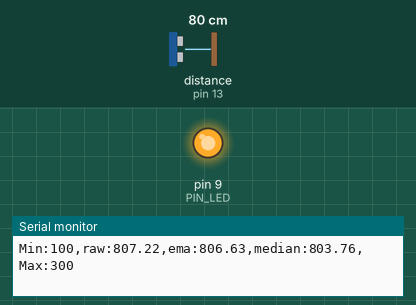
A sketch run on a simulated Arduino Uno, built with avr-gcc and run on an emulated ATmega328P. Parts: output pins drawn as LEDs (lit = HIGH), the last lines printed to the serial monitor. Wiring (inferred from the names in the program): ultrasonic range finder: trigger pin 12; echo pin 13. The test bench sets the inputs (shaded band); at power-on: distance to the obstacle (sensor on pin 13) 80 cm. The echo pulse lasts 58.3 µs per cm; pins used as bus, display or sensor lines are not drawn.

Above: at 1.2 s.
1.3 s: distance to the obstacle (sensor on pin 13) set to 18 cm
At 3.0 s:
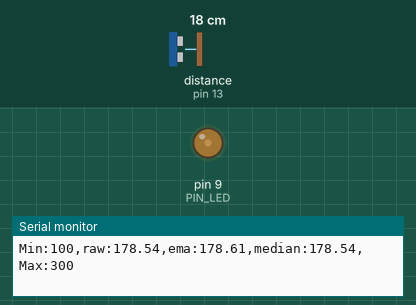
4.3 s: distance to the obstacle (sensor on pin 13) set to 103 cm
At 6.0 s:
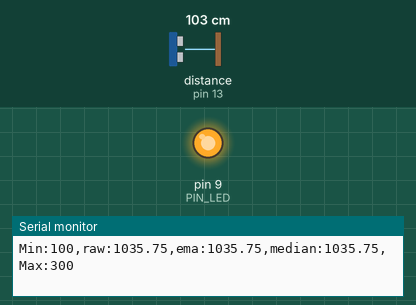
Timing chart, 0 to 7.5 s (numbered marks = the images above; inputs shaded):
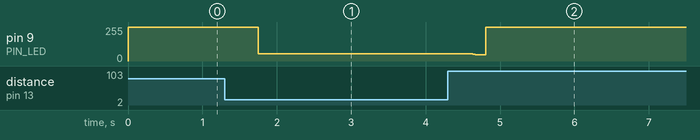

The sketch:

challenge_2.ino
```cpp
// ====== Pin assignment ======
#define PIN_LED   9
#define PIN_TRIG 12
#define PIN_ECHO 13

// ====== Configurable parameters ======
#define SND_VEL 346.0      // m/s @ 24°C
#define INTERVAL 25        // ms (sampling interval)
#define PULSE_DURATION 10  // us (trigger pulse width)
#define _DIST_MIN 100      // mm
#define _DIST_MAX 300      // mm

// TIMEOUT: half the INTERVAL, in usec (정수)
#define TIMEOUT ((INTERVAL / 2) * 1000UL)

// duration(us) -> distance(mm)
// 0.001(mm/us) * 0.5(왕복 보정) * 346(m/s)
#define SCALE (0.001 * 0.5 * SND_VEL)

// ===== Median Filter Window =====
#define MEDIAN_WINDOW 30

// ===== EMA: 그래프 비교용 출력만. 동작에는 미사용 =====
#define _EMA_ALPHA 0.8     // 0~1

// ===== Globals =====
unsigned long last_sampling_time = 0; // ms

// 중위수용 순환 버퍼
float win_buf[MEDIAN_WINDOW];
int   win_count = 0;
int   win_index = 0;

// 그래프 비교용 EMA
float dist_ema = 0.0f;

// ---------- 초음파 측정 ----------
float USS_measure(int TRIG, int ECHO)
{
  digitalWrite(TRIG, LOW);
  delayMicroseconds(2);
  digitalWrite(TRIG, HIGH);
  delayMicroseconds(PULSE_DURATION);
  digitalWrite(TRIG, LOW);

  unsigned long duration = pulseIn(ECHO, HIGH, TIMEOUT); // usec
  return (float)duration * SCALE; // mm
}

// ---------- 버퍼에 샘플 추가 ----------
void median_push(float x)
{
  win_buf[win_index] = x;
  win_index = (win_index + 1) % MEDIAN_WINDOW;
  if (win_count < MEDIAN_WINDOW) win_count++;
}

// ---------- 중위수 계산 ----------
float median_get()
{
  if (win_count == 0) return 0.0f;

  float tmp[MEDIAN_WINDOW];
  for (int i = 0; i < win_count; i++) tmp[i] = win_buf[i];

  // 삽입정렬
  for (int i = 1; i < win_count; i++) {
    float key = tmp[i];
    int j = i - 1;
    while (j >= 0 && tmp[j] > key) {
      tmp[j + 1] = tmp[j];
      j--;
    }
    tmp[j + 1] = key;
  }

  if (win_count % 2 == 1) return tmp[win_count / 2];
  int r = win_count / 2;
  return 0.5f * (tmp[r - 1] + tmp[r]);
}

// ---------- LED 삼각형 매핑 (Active-Low용 PWM) ----------
// 100/300mm -> 최소 밝기(꺼짐쪽: PWM≈255)
// 200mm     -> 최대 밝기(가장 밝음: PWM=0)
// 150/250mm -> 절반 밝기
uint8_t dist_to_pwm_active_low(float d_mm)
{
  // [100,300] 범위로 클램프: 범위를 벗어나면 가장 어두운 쪽으로 눌림
  if (d_mm < _DIST_MIN) d_mm = _DIST_MIN;
  if (d_mm > _DIST_MAX) d_mm = _DIST_MAX;

  const float mid   = (_DIST_MIN + _DIST_MAX) * 0.5f;   // 200
  const float half  = (_DIST_MAX - _DIST_MIN) * 0.5f;   // 100

  // 삼각형 밝기: b in [0..1], 1에서 가장 밝음(200mm)
  float b;
  if (d_mm <= mid) {
    b = (d_mm - _DIST_MIN) / half;       // 100->0, 200->1
  } else {
    b = (_DIST_MAX - d_mm) / half;       // 200->1, 300->0
  }
  if (b < 0) b = 0; if (b > 1) b = 1;

  // Active-Low PWM 변환: 밝기 1 → PWM 0, 밝기 0 → PWM 255
  int pwm = (int)( (1.0f - b) * 255.0f + 0.5f );
  if (pwm < 0) pwm = 0; if (pwm > 255) pwm = 255;
  return (uint8_t)pwm;
}

void setup() {
  pinMode(PIN_LED,  OUTPUT);
  pinMode(PIN_TRIG, OUTPUT);
  pinMode(PIN_ECHO, INPUT);
  digitalWrite(PIN_TRIG, LOW);

  Serial.begin(57600);

  last_sampling_time = millis();

  // 초기 LED OFF (active-low 기준 255)
  analogWrite(PIN_LED, 255);
}

void loop() {
  if (millis() - last_sampling_time < INTERVAL) return;

  // 1) 원시 측정값 (timeout 시 0이 들어올 수 있음)
  float dist_raw = USS_measure(PIN_TRIG, PIN_ECHO);

  // 2) 중위수 필터 (직전 유효값 보정 없음!)
  median_push(dist_raw);
  float dist_median = median_get();

  // 3) EMA: 그래프 비교용
  dist_ema = (_EMA_ALPHA * dist_raw) + ((1.0f - _EMA_ALPHA) * dist_ema);

  // 4) LED 밝기 적용: "중위수 결과"를 기준으로 삼각형 매핑
  uint8_t pwm = dist_to_pwm_active_low(dist_median);
  analogWrite(PIN_LED, pwm);

  // 5) 시리얼 플로터 출력 (요구 형식 유지)
  Serial.print("Min:");      Serial.print(_DIST_MIN);
  Serial.print(",raw:");     Serial.print(dist_raw);
  Serial.print(",ema:");     Serial.print(dist_ema);     // 비교용
  Serial.print(",median:");  Serial.print(dist_median);  // 중위수 필터 결과
  Serial.print(",Max:");     Serial.print(_DIST_MAX);
  Serial.println("");

  last_sampling_time = millis();
}
```

Measured:
- after the input at 1.3 s, pin 9 (PIN_LED): 255/255 → 55/255 after 0.45 s
- after the input at 4.3 s, pin 9 (PIN_LED): 55/255 → 46/255 after 0.34 s, → 255/255 0.17 s later
